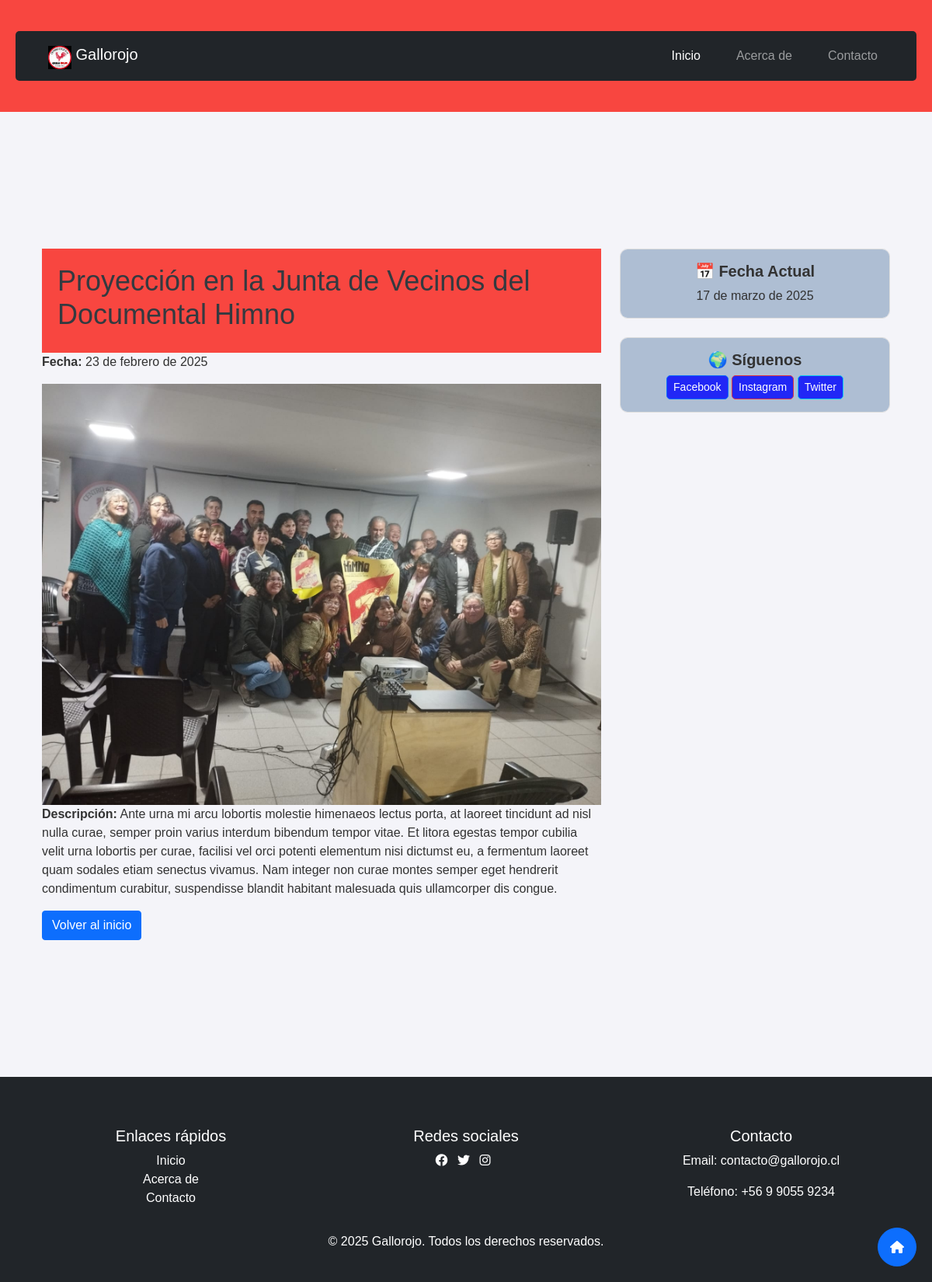
/evento/2/, run on the app's committed database.
### core/models.py (models this page shows, shortened)
class Evento(models.Model):
    nombre = models.CharField(max_length=200)
    fecha = models.DateField()
    descripcion = models.TextField(blank=True, null=True)
    imagen = models.ImageField(upload_to='eventos/', blank=True, null=True)  # Nuevo campo para la imagen

### core/views.py (the view)
# urls.py: path('evento/<int:evento_id>/', views.detalle_evento, name='detalle_evento'),
def detalle_evento(request, evento_id):
    evento = get_object_or_404(Evento, id=evento_id)
    contexto = {
        'evento': evento,
        'fecha_actual': date.today(),  # Pasar la fecha actual
    }
    return render(request, 'evento/detalle_evento.html', contexto)

### core/templates/evento/detalle_evento.html (shortened to what this page needs)
{% extends 'core/base.html' %}
{% block content %}
<main class="container mt-5 mb-5">
    <div class="row">
        <div class="col-md-8">
            <header>
                <h1>{{ evento.nombre }}</h1>
            </header>
            <section>
                <p><strong>Fecha:</strong> {{ evento.fecha }}</p>
                {% if evento.imagen %}
                    <img src="{{ evento.imagen.url }}" alt="{{ evento.nombre }}" class="img-fluid">
                {% endif %}
                <p><strong>Descripción:</strong> {{ evento.descripcion }}</p>
            </section>
            <a href="{% url 'home' %}" class="btn btn-primary">Volver al inicio</a>
        </div>
        <aside class="col-md-4">
            <div class="card mb-4">
                <div class="card-body text-center">
                    <h5 class="card-title">📅 Fecha Actual</h5>
                    <p class="card-text">{{ fecha_actual }}</p>
                </div>
            </div>
            <div class="card">
                <div class="card-body text-center">
                    <h5 class="card-title">🌍 Síguenos</h5>
                    <a href="#" class="btn btn-outline-primary btn-sm">Facebook</a>
                    <a href="#" class="btn btn-outline-danger btn-sm">Instagram</a>
                    <a href="#" class="btn btn-outline-info btn-sm">Twitter</a>
                </div>
            </div>
        </aside>
    </div>
</main>
{% endblock %}

### core/static/core/css/styles.css (style rules this page uses)
body { font-family: Arial, sans-serif; background-color: #f4f4f9; color: #333; }
header { background-color: #fa160ec7; color: white; padding: 20px; }
main { padding: 40px; }
h1 { font-size: 36px; color: #343a40; }
.container { margin-top: 40px; }
.card { display: flex; flex-direction: column; justify-content: space-between; border: 1px solid #ddd; border-radius: 10px; overflow: hidden; }
.card-body { background-color: #aebed3; }
.card-title { font-size: 1.25rem; font-weight: bold; }
.card-text { display: block; width: 100%; margin-bottom: 1rem; }
.card .btn { background-color: #0004ffce; color: white; border-radius: 5px; }

### data on the page
Evento: nombre "Proyección en la Junta de Vecinos del Documental Himno", fecha "23 de febrero de 2025", imagen (picture), descripcion "Ante urna mi arcu lobortis molestie himenaeos lectus porta, at laoreet tincidunt ad nisl nulla curae, semper proin varius interdum bibendum tempor vitae. Et litora egestas tempor cubilia velit urna lobortis per curae, facilisi vel orci potenti elementum nisi dictumst eu, a fermentum laoreet quam sodales etiam senectus vivamus. Nam integer non curae montes semper eget hendrerit condimentum curabitur, suspendisse blandit habitant malesuada quis ullamcorper dis congue."
